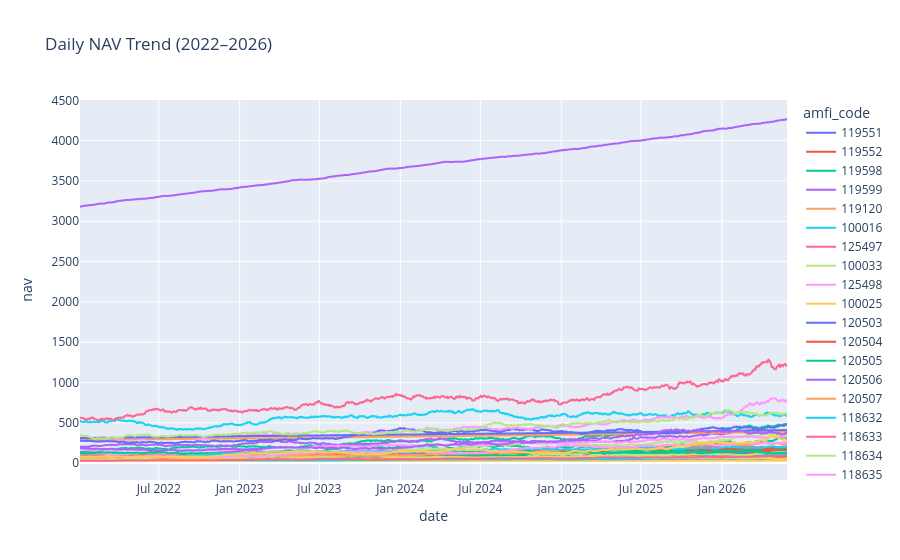

Notebook code for this chart:
### Code cell
#chart1: Daily nav trend
import plotly.express as px

fig = px.line(
    nav,
    x="date",
    y="nav",
    color="amfi_code",
    title="Daily NAV Trend (2022–2026)"
)

fig.show()
fig.write_image("../reports/charts/nav_trend.png")

### Figure 1 — Plotly figure (JSON) as saved in the notebook; plotly's stock layout.template omitted (floating-point values rounded to 4 significant figures; data arrays with more than 128 entries replaced by an {"elided": "..."} marker saying what was removed)
{"data": [{"hovertemplate": "amfi_code=119551<br>date=%{x}<br>nav=%{y}<extra></extra>", "legendgroup": "119551", "line": {"color": "#636efa", "dash": "solid"}, "marker": {"symbol": "circle"}, "mode": "lines", "name": "119551", "showlegend": true, "type": "scattergl", "x": {"elided": "1150 str values"}, "xaxis": "x", "y": {"elided": "1150 float values"}, "yaxis": "y"}, {"hovertemplate": "amfi_code=119552<br>date=%{x}<br>nav=%{y}<extra></extra>", "legendgroup": "119552", "line": {"color": "#EF553B", "dash": "solid"}, "marker": {"symbol": "circle"}, "mode": "lines", "name": "119552", "showlegend": true, "type": "scattergl", "x": {"elided": "1150 str values"}, "xaxis": "x", "y": {"elided": "1150 float values"}, "yaxis": "y"}, {"hovertemplate": "amfi_code=119598<br>date=%{x}<br>nav=%{y}<extra></extra>", "legendgroup": "119598", "line": {"color": "#00cc96", "dash": "solid"}, "marker": {"symbol": "circle"}, "mode": "lines", "name": "119598", "showlegend": true, "type": "scattergl", "x": {"elided": "1150 str values"}, "xaxis": "x", "y": {"elided": "1150 float values"}, "yaxis": "y"}, {"hovertemplate": "amfi_code=119599<br>date=%{x}<br>nav=%{y}<extra></extra>", "legendgroup": "119599", "line": {"color": "#ab63fa", "dash": "solid"}, "marker": {"symbol": "circle"}, "mode": "lines", "name": "119599", "showlegend": true, "type": "scattergl", "x": {"elided": "1150 str values"}, "xaxis": "x", "y": {"elided": "1150 float values"}, "yaxis": "y"}, {"hovertemplate": "amfi_code=119120<br>date=%{x}<br>nav=%{y}<extra></extra>", "legendgroup": "119120", "line": {"color": "#FFA15A", "dash": "solid"}, "marker": {"symbol": "circle"}, "mode": "lines", "name": "119120", "showlegend": true, "type": "scattergl", "x": {"elided": "1150 str values"}, "xaxis": "x", "y": {"elided": "1150 float values"}, "yaxis": "y"}, {"hovertemplate": "amfi_code=100016<br>date=%{x}<br>nav=%{y}<extra></extra>", "legendgroup": "100016", "line": {"color": "#19d3f3", "dash": "solid"}, "marker": {"symbol": "circle"}, "mode": "lines", "name": "100016", "showlegend": true, "type": "scattergl", "x": {"elided": "1150 str values"}, "xaxis": "x", "y": {"elided": "1150 float values"}, "yaxis": "y"}, {"hovertemplate": "amfi_code=125497<br>date=%{x}<br>nav=%{y}<extra></extra>", "legendgroup": "125497", "line": {"color": "#FF6692", "dash": "solid"}, "marker": {"symbol": "circle"}, "mode": "lines", "name": "125497", "showlegend": true, "type": "scattergl", "x": {"elided": "1150 str values"}, "xaxis": "x", "y": {"elided": "1150 float values"}, "yaxis": "y"}, {"hovertemplate": "amfi_code=100033<br>date=%{x}<br>nav=%{y}<extra></extra>", "legendgroup": "100033", "line": {"color": "#B6E880", "dash": "solid"}, "marker": {"symbol": "circle"}, "mode": "lines", "name": "100033", "showlegend": true, "type": "scattergl", "x": {"elided": "1150 str values"}, "xaxis": "x", "y": {"elided": "1150 float values"}, "yaxis": "y"}, {"hovertemplate": "amfi_code=125498<br>date=%{x}<br>nav=%{y}<extra></extra>", "legendgroup": "125498", "line": {"color": "#FF97FF", "dash": "solid"}, "marker": {"symbol": "circle"}, "mode": "lines", "name": "125498", "showlegend": true, "type": "scattergl", "x": {"elided": "1150 str values"}, "xaxis": "x", "y": {"elided": "1150 float values"}, "yaxis": "y"}, {"hovertemplate": "amfi_code=100025<br>date=%{x}<br>nav=%{y}<extra></extra>", "legendgroup": "100025", "line": {"color": "#FECB52", "dash": "solid"}, "marker": {"symbol": "circle"}, "mode": "lines", "name": "100025", "showlegend": true, "type": "scattergl", "x": {"elided": "1150 str values"}, "xaxis": "x", "y": {"elided": "1150 float values"}, "yaxis": "y"}, {"hovertemplate": "amfi_code=120503<br>date=%{x}<br>nav=%{y}<extra></extra>", "legendgroup": "120503", "line": {"color": "#636efa", "dash": "solid"}, "marker": {"symbol": "circle"}, "mode": "lines", "name": "120503", "showlegend": true, "type": "scattergl", "x": {"elided": "1150 str values"}, "xaxis": "x", "y": {"elided": "1150 float values"}, "yaxis": "y"}, {"hovertemplate": "amfi_code=120504<br>date=%{x}<br>nav=%{y}<extra></extra>", "legendgroup": "120504", "line": {"color": "#EF553B", "dash": "solid"}, "marker": {"symbol": "circle"}, "mode": "lines", "name": "120504", "showlegend": true, "type": "scattergl", "x": {"elided": "1150 str values"}, "xaxis": "x", "y": {"elided": "1150 float values"}, "yaxis": "y"}, {"hovertemplate": "amfi_code=120505<br>date=%{x}<br>nav=%{y}<extra></extra>", "legendgroup": "120505", "line": {"color": "#00cc96", "dash": "solid"}, "marker": {"symbol": "circle"}, "mode": "lines", "name": "120505", "showlegend": true, "type": "scattergl", "x": {"elided": "1150 str values"}, "xaxis": "x", "y": {"elided": "1150 float values"}, "yaxis": "y"}, {"hovertemplate": "amfi_code=120506<br>date=%{x}<br>nav=%{y}<extra></extra>", "legendgroup": "120506", "line": {"color": "#ab63fa", "dash": "solid"}, "marker": {"symbol": "circle"}, "mode": "lines", "name": "120506", "showlegend": true, "type": "scattergl", "x": {"elided": "1150 str values"}, "xaxis": "x", "y": {"elided": "1150 float values"}, "yaxis": "y"}, {"hovertemplate": "amfi_code=120507<br>date=%{x}<br>nav=%{y}<extra></extra>", "legendgroup": "120507", "line": {"color": "#FFA15A", "dash": "solid"}, "marker": {"symbol": "circle"}, "mode": "lines", "name": "120507", "showlegend": true, "type": "scattergl", "x": {"elided": "1150 str values"}, "xaxis": "x", "y": {"elided": "1150 float values"}, "yaxis": "y"}, {"hovertemplate": "amfi_code=118632<br>date=%{x}<br>nav=%{y}<extra></extra>", "legendgroup": "118632", "line": {"color": "#19d3f3", "dash": "solid"}, "marker": {"symbol": "circle"}, "mode": "lines", "name": "118632", "showlegend": true, "type": "scattergl", "x": {"elided": "1150 str values"}, "xaxis": "x", "y": {"elided": "1150 float values"}, "yaxis": "y"}, {"hovertemplate": "amfi_code=118633<br>date=%{x}<br>nav=%{y}<extra></extra>", "legendgroup": "118633", "line": {"color": "#FF6692", "dash": "solid"}, "marker": {"symbol": "circle"}, "mode": "lines", "name": "118633", "showlegend": true, "type": "scattergl", "x": {"elided": "1150 str values"}, "xaxis": "x", "y": {"elided": "1150 float values"}, "yaxis": "y"}, {"hovertemplate": "amfi_code=118634<br>date=%{x}<br>nav=%{y}<extra></extra>", "legendgroup": "118634", "line": {"color": "#B6E880", "dash": "solid"}, "marker": {"symbol": "circle"}, "mode": "lines", "name": "118634", "showlegend": true, "type": "scattergl", "x": {"elided": "1150 str values"}, "xaxis": "x", "y": {"elided": "1150 float values"}, "yaxis": "y"}, {"hovertemplate": "amfi_code=118635<br>date=%{x}<br>nav=%{y}<extra></extra>", "legendgroup": "118635", "line": {"color": "#FF97FF", "dash": "solid"}, "marker": {"symbol": "circle"}, "mode": "lines", "name": "118635", "showlegend": true, "type": "scattergl", "x": {"elided": "1150 str values"}, "xaxis": "x", "y": {"elided": "1150 float values"}, "yaxis": "y"}, {"hovertemplate": "amfi_code=118636<br>date=%{x}<br>nav=%{y}<extra></extra>", "legendgroup": "118636", "line": {"color": "#FECB52", "dash": "solid"}, "marker": {"symbol": "circle"}, "mode": "lines", "name": "118636", "showlegend": true, "type": "scattergl", "x": {"elided": "1150 str values"}, "xaxis": "x", "y": {"elided": "1150 float values"}, "yaxis": "y"}, {"hovertemplate": "amfi_code=120841<br>date=%{x}<br>nav=%{y}<extra></extra>", "legendgroup": "120841", "line": {"color": "#636efa", "dash": "solid"}, "marker": {"symbol": "circle"}, "mode": "lines", "name": "120841", "showlegend": true, "type": "scattergl", "x": {"elided": "1150 str values"}, "xaxis": "x", "y": {"elided": "1150 float values"}, "yaxis": "y"}, {"hovertemplate": "amfi_code=120842<br>date=%{x}<br>nav=%{y}<extra></extra>", "legendgroup": "120842", "line": {"color": "#EF553B", "dash": "solid"}, "marker": {"symbol": "circle"}, "mode": "lines", "name": "120842", "showlegend": true, "type": "scattergl", "x": {"elided": "1150 str values"}, "xaxis": "x", "y": {"elided": "1150 float values"}, "yaxis": "y"}, {"hovertemplate": "amfi_code=120843<br>date=%{x}<br>nav=%{y}<extra></extra>", "legendgroup": "120843", "line": {"color": "#00cc96", "dash": "solid"}, "marker": {"symbol": "circle"}, "mode": "lines", "name": "120843", "showlegend": true, "type": "scattergl", "x": {"elided": "1150 str values"}, "xaxis": "x", "y": {"elided": "1150 float values"}, "yaxis": "y"}, {"hovertemplate": "amfi_code=120844<br>date=%{x}<br>nav=%{y}<extra></extra>", "legendgroup": "120844", "line": {"color": "#ab63fa", "dash": "solid"}, "marker": {"symbol": "circle"}, "mode": "lines", "name": "120844", "showlegend": true, "type": "scattergl", "x": {"elided": "1150 str values"}, "xaxis": "x", "y": {"elided": "1150 float values"}, "yaxis": "y"}, {"hovertemplate": "amfi_code=119092<br>date=%{x}<br>nav=%{y}<extra></extra>", "legendgroup": "119092", "line": {"color": "#FFA15A", "dash": "solid"}, "marker": {"symbol": "circle"}, "mode": "lines", "name": "119092", "showlegend": true, "type": "scattergl", "x": {"elided": "1150 str values"}, "xaxis": "x", "y": {"elided": "1150 float values"}, "yaxis": "y"}, {"hovertemplate": "amfi_code=119093<br>date=%{x}<br>nav=%{y}<extra></extra>", "legendgroup": "119093", "line": {"color": "#19d3f3", "dash": "solid"}, "marker": {"symbol": "circle"}, "mode": "lines", "name": "119093", "showlegend": true, "type": "scattergl", "x": {"elided": "1150 str values"}, "xaxis": "x", "y": {"elided": "1150 float values"}, "yaxis": "y"}, {"hovertemplate": "amfi_code=119094<br>date=%{x}<br>nav=%{y}<extra></extra>", "legendgroup": "119094", "line": {"color": "#FF6692", "dash": "solid"}, "marker": {"symbol": "circle"}, "mode": "lines", "name": "119094", "showlegend": true, "type": "scattergl", "x": {"elided": "1150 str values"}, "xaxis": "x", "y": {"elided": "1150 float values"}, "yaxis": "y"}, {"hovertemplate": "amfi_code=119095<br>date=%{x}<br>nav=%{y}<extra></extra>", "legendgroup": "119095", "line": {"color": "#B6E880", "dash": "solid"}, "marker": {"symbol": "circle"}, "mode": "lines", "name": "119095", "showlegend": true, "type": "scattergl", "x": {"elided": "1150 str values"}, "xaxis": "x", "y": {"elided": "1150 float values"}, "yaxis": "y"}, {"hovertemplate": "amfi_code=101206<br>date=%{x}<br>nav=%{y}<extra></extra>", "legendgroup": "101206", "line": {"color": "#FF97FF", "dash": "solid"}, "marker": {"symbol": "circle"}, "mode": "lines", "name": "101206", "showlegend": true, "type": "scattergl", "x": {"elided": "1150 str values"}, "xaxis": "x", "y": {"elided": "1150 float values"}, "yaxis": "y"}, {"hovertemplate": "amfi_code=101207<br>date=%{x}<br>nav=%{y}<extra></extra>", "legendgroup": "101207", "line": {"color": "#FECB52", "dash": "solid"}, "marker": {"symbol": "circle"}, "mode": "lines", "name": "101207", "showlegend": true, "type": "scattergl", "x": {"elided": "1150 str values"}, "xaxis": "x", "y": {"elided": "1150 float values"}, "yaxis": "y"}, {"hovertemplate": "amfi_code=101208<br>date=%{x}<br>nav=%{y}<extra></extra>", "legendgroup": "101208", "line": {"color": "#636efa", "dash": "solid"}, "marker": {"symbol": "circle"}, "mode": "lines", "name": "101208", "showlegend": true, "type": "scattergl", "x": {"elided": "1150 str values"}, "xaxis": "x", "y": {"elided": "1150 float values"}, "yaxis": "y"}, {"hovertemplate": "amfi_code=102885<br>date=%{x}<br>nav=%{y}<extra></extra>", "legendgroup": "102885", "line": {"color": "#EF553B", "dash": "solid"}, "marker": {"symbol": "circle"}, "mode": "lines", "name": "102885", "showlegend": true, "type": "scattergl", "x": {"elided": "1150 str values"}, "xaxis": "x", "y": {"elided": "1150 float values"}, "yaxis": "y"}, {"hovertemplate": "amfi_code=102886<br>date=%{x}<br>nav=%{y}<extra></extra>", "legendgroup": "102886", "line": {"color": "#00cc96", "dash": "solid"}, "marker": {"symbol": "circle"}, "mode": "lines", "name": "102886", "showlegend": true, "type": "scattergl", "x": {"elided": "1150 str values"}, "xaxis": "x", "y": {"elided": "1150 float values"}, "yaxis": "y"}, {"hovertemplate": "amfi_code=102887<br>date=%{x}<br>nav=%{y}<extra></extra>", "legendgroup": "102887", "line": {"color": "#ab63fa", "dash": "solid"}, "marker": {"symbol": "circle"}, "mode": "lines", "name": "102887", "showlegend": true, "type": "scattergl", "x": {"elided": "1150 str values"}, "xaxis": "x", "y": {"elided": "1150 float values"}, "yaxis": "y"}, {"hovertemplate": "amfi_code=148567<br>date=%{x}<br>nav=%{y}<extra></extra>", "legendgroup": "148567", "line": {"color": "#FFA15A", "dash": "solid"}, "marker": {"symbol": "circle"}, "mode": "lines", "name": "148567", "showlegend": true, "type": "scattergl", "x": {"elided": "1150 str values"}, "xaxis": "x", "y": {"elided": "1150 float values"}, "yaxis": "y"}, {"hovertemplate": "amfi_code=148568<br>date=%{x}<br>nav=%{y}<extra></extra>", "legendgroup": "148568", "line": {"color": "#19d3f3", "dash": "solid"}, "marker": {"symbol": "circle"}, "mode": "lines", "name": "148568", "showlegend": true, "type": "scattergl", "x": {"elided": "1150 str values"}, "xaxis": "x", "y": {"elided": "1150 float values"}, "yaxis": "y"}, {"hovertemplate": "amfi_code=148569<br>date=%{x}<br>nav=%{y}<extra></extra>", "legendgroup": "148569", "line": {"color": "#FF6692", "dash": "solid"}, "marker": {"symbol": "circle"}, "mode": "lines", "name": "148569", "showlegend": true, "type": "scattergl", "x": {"elided": "1150 str values"}, "xaxis": "x", "y": {"elided": "1150 float values"}, "yaxis": "y"}, {"hovertemplate": "amfi_code=149322<br>date=%{x}<br>nav=%{y}<extra></extra>", "legendgroup": "149322", "line": {"color": "#B6E880", "dash": "solid"}, "marker": {"symbol": "circle"}, "mode": "lines", "name": "149322", "showlegend": true, "type": "scattergl", "x": {"elided": "1150 str values"}, "xaxis": "x", "y": {"elided": "1150 float values"}, "yaxis": "y"}, {"hovertemplate": "amfi_code=149323<br>date=%{x}<br>nav=%{y}<extra></extra>", "legendgroup": "149323", "line": {"color": "#FF97FF", "dash": "solid"}, "marker": {"symbol": "circle"}, "mode": "lines", "name": "149323", "showlegend": true, "type": "scattergl", "x": {"elided": "1150 str values"}, "xaxis": "x", "y": {"elided": "1150 float values"}, "yaxis": "y"}, {"hovertemplate": "amfi_code=149324<br>date=%{x}<br>nav=%{y}<extra></extra>", "legendgroup": "149324", "line": {"color": "#FECB52", "dash": "solid"}, "marker": {"symbol": "circle"}, "mode": "lines", "name": "149324", "showlegend": true, "type": "scattergl", "x": {"elided": "1150 str values"}, "xaxis": "x", "y": {"elided": "1150 float values"}, "yaxis": "y"}], "layout": {"legend": {"title": {"text": "amfi_code"}, "tracegroupgap": 0}, "title": {"text": "Daily NAV Trend (2022–2026)"}, "xaxis": {"anchor": "y", "domain": [0, 1], "title": {"text": "date"}}, "yaxis": {"anchor": "x", "domain": [0, 1], "title": {"text": "nav"}}}}
